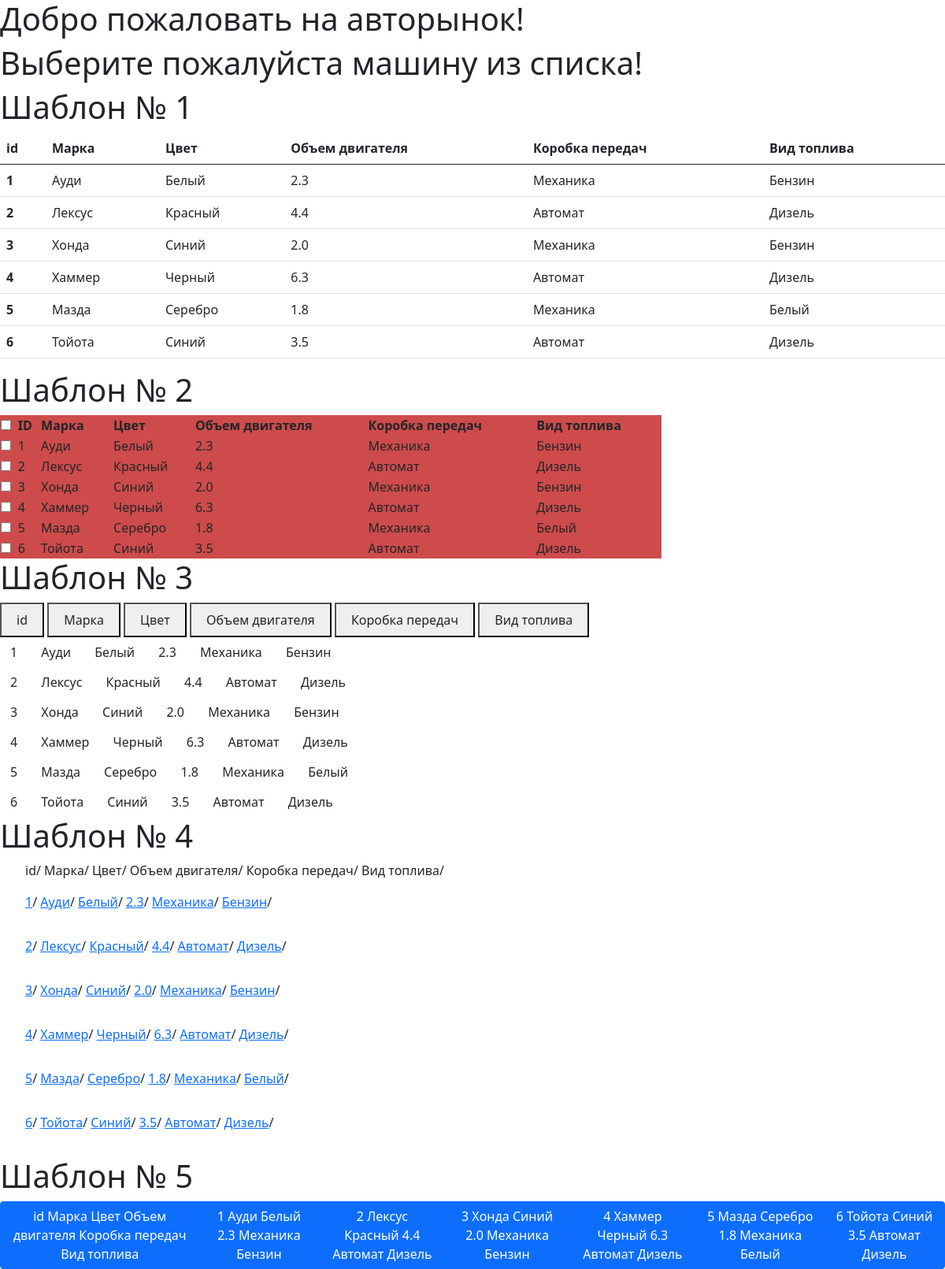
Screenshot of /app1/ with the database file from the repository.
### app1/models.py (models this page shows, shortened)
class Cars(models.Model):
    car = models.CharField("Марка", max_length=150)
    color = models.CharField("Цвет", max_length=150)
    enginvol = models.FloatField("Объем двигателя",)
    transmission = models.CharField("Коробка передач", max_length=150)
    oil = models.CharField("Вид топлива", max_length=150)

### app1/views.py (the view)
# urls.py: path('', index),
def index(request):
    car = Cars.objects.all()
    context = {
        'car' : car,
    }
    return render(request, template_name='app1/index.html', context=context)

### app1/templates/app1/index.html (shortened to what this page needs)
<!DOCTYPE html>
<html lang="en">
<head>
    <link href="https://cdn.jsdelivr.net/npm/bootstrap@5.0.1/dist/css/bootstrap.min.css" rel="stylesheet">
</head>
<body>
    <h1>Добро пожаловать на авторынок!</h1>
<table class="table">
  <h1>Выберите пожалуйста машину из списка!</h1>
    <h1>Шаблон № 1</h1>
  <thead>
    <tr>
      <th scope="col">id</th>
      <th scope="col">Марка</th>
      <th scope="col">Цвет</th>
      <th scope="col">Объем двигателя</th>
      <th scope="col">Коробка передач</th>
      <th scope="col">Вид топлива</th>
    </tr>
  </thead>
  <tbody>
    {% for item in car %}
    <tr>
      <th scope="row">{{item.id}}</th>
      <td>{{item.car}}</td>
      <td>{{item.color}}</td>
      <td>{{item.enginvol}}</td>
      <td>{{item.transmission}}</td>
      <td>{{item.oil}}</td>
    </tr>
    {% endfor %}
  </tbody>
</table>
</body>
</html>
<h1>Шаблон № 2</h1>
  <table id="bootstrapdatatable" style="background-color:rgb(206, 75, 75);">
    <thead>
    <th><input type="checkbox" id="checkall" />  </th>
    <th>ID</th>
    <th>Марка</th>
    <th>Цвет</th>
    <th>Объем двигателя</th>
    <th>Коробка передач</th>
    <th>Вид топлива</th>
    </thead>
    <tbody>
    {% for item in car %}
    <tr>
        <td><input type="checkbox" id="checkthis" />  </td>
        <td>{{item.id}}</td>
        <td>{{item.car}}</td>
        <td>{{item.color}}</td>
        <td>{{item.enginvol}}</td>
        <td>{{item.transmission}}</td>
        <td>{{item.oil}}</td>
    </tr>
    {% endfor %}
    </tbody>
</table>
<h1>Шаблон № 3</h1>
<thead>
  <tr>
    <button><strong type="button" class="btn btn-outline-id">id</strong></button>
    <button><strong type="button" class="btn btn-outline-car">Марка</strong></button>
    <button><strong type="button" class="btn btn-outline-color">Цвет</strong></button>
    <button><strong type="button" class="btn btn-outline-enginvol">Объем двигателя</strong></button>
    <button><strong type="button" class="btn btn-outline-transmission">Коробка передач</strong></button>
    <button><strong type="button" class="btn btn-outline-oil">Вид топлива</strong></button>
  <br>
  </tr>
</thead>
<tbody>
  {% for item in car %}
<button type="button" class="btn btn-outline-id">{{item.id}}</button>
<button type="button" class="btn btn-outline-car">{{item.car}}</button>
<button type="button" class="btn btn-outline-color">{{item.color}}</button>
<button type="button" class="btn btn-outline-enginvol">{{item.enginvol}}</button>
<button type="button" class="btn btn-outline-transmission">{{item.transmission}}</button>
<button type="button" class="btn btn-outline-oil">{{item.oil}}</button>
<br>
{% endfor %}
</tbody>
<h1>Шаблон № 4</h1>
<thead>
  <ul>
    <th scope="col">id</th>/
    <th scope="col">Марка</th>/
    <th scope="col">Цвет</th>/
    <th scope="col">Объем двигателя</th>/
    <th scope="col">Коробка передач</th>/
    <th scope="col">Вид топлива</th>/
    <br>
  </ul>
</thead>
{% for item in car %}
<nav class="breadcrumb" aria-label="breadcrumbs">
  <ul>
    <td><a href=>{{item.id}}</a></td>/
    <td><a href=>{{item.car}}</a></td>/
    <td><a href=>{{item.color}}</a></td>/
    <td><a href=>{{item.enginvol}}</a></td>/
    <td><a href=>{{item.transmission}}</a></td>/
    <td><a href=>{{item.oil}}</a></li>/
  </ul>
</nav>
{% endfor %}
  <h1>Шаблон № 5</h1>
  <div class="btn-group" role="group" aria-label="Basic example">
    <button type="button" class="btn btn-primary">
      <th scope="col">id</th>
      <th scope="col">Марка</th>
      <th scope="col">Цвет</th>
      <th scope="col">Объем двигателя</th>
      <th scope="col">Коробка передач</th>
      <th scope="col">Вид топлива</th>
    </button>
    {% for item in car %}
    <button type="button" class="btn btn-primary">
      <tbody>
        <tr>
          <th scope="row">{{item.id}}</th>
          <td>{{item.car}}</td>
          <td>{{item.color}}</td>
          <td>{{item.enginvol}}</td>
          <td>{{item.transmission}}</td>
          <td>{{item.oil}}</td>
        </tr>
        {% endfor %}
      </tbody>
    </button>
  </div>

### app1/templates/app1/index.html (style rules this page uses)
TABLE { width: 70%;height: 50%; }

### rows the page displays
Cars: id "1", car "Ауди", color "Белый", enginvol "2.3", transmission "Механика", oil "Бензин"
Cars: id "2", car "Лексус", color "Красный", enginvol "4.4", transmission "Автомат", oil "Дизель"
Cars: id "3", car "Хонда", color "Синий", enginvol "2.0", transmission "Механика", oil "Бензин"
Cars: id "4", car "Хаммер", color "Черный", enginvol "6.3", transmission "Автомат", oil "Дизель"
Cars: id "5", car "Мазда", color "Серебро", enginvol "1.8", transmission "Механика", oil "Белый"
Cars: id "6", car "Тойота", color "Синий", enginvol "3.5", transmission "Автомат", oil "Дизель"
